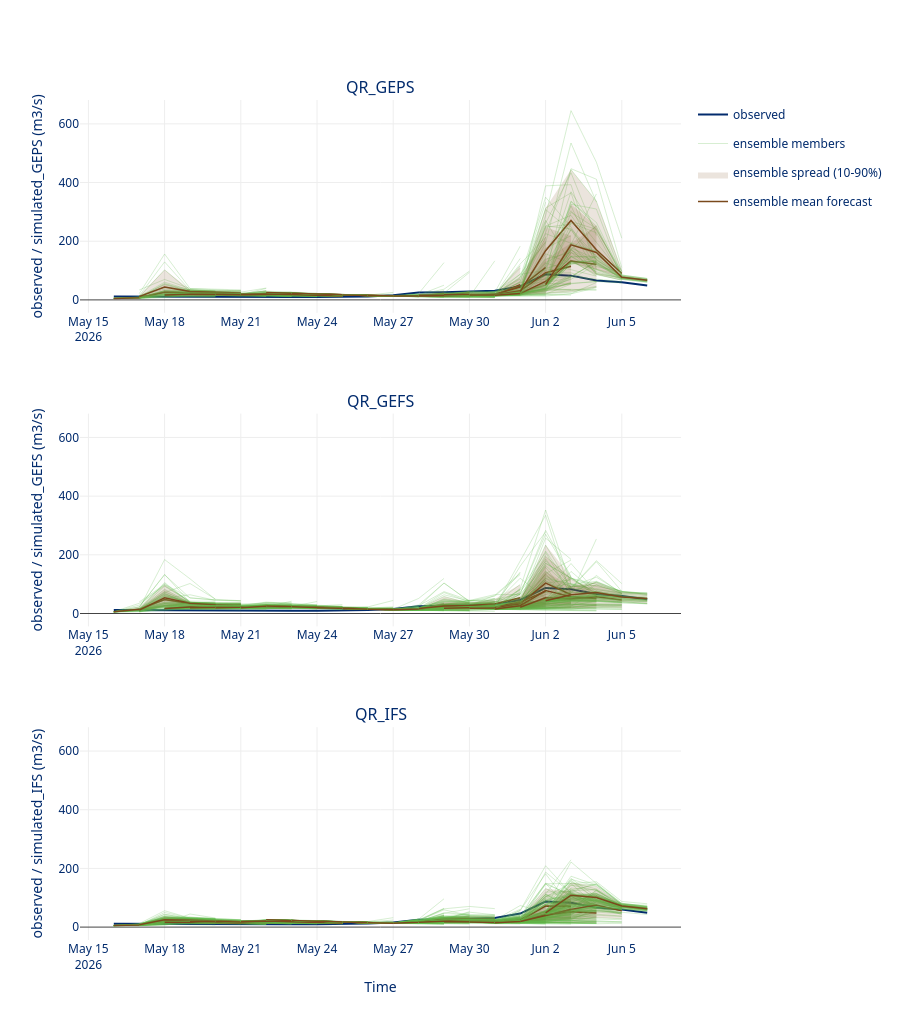

Write notebook code for a chart like this one.
### Code cell
from verification_plots import forecast_timeseries_plot

forecast_timeseries_plot(ods, show_members=True)
